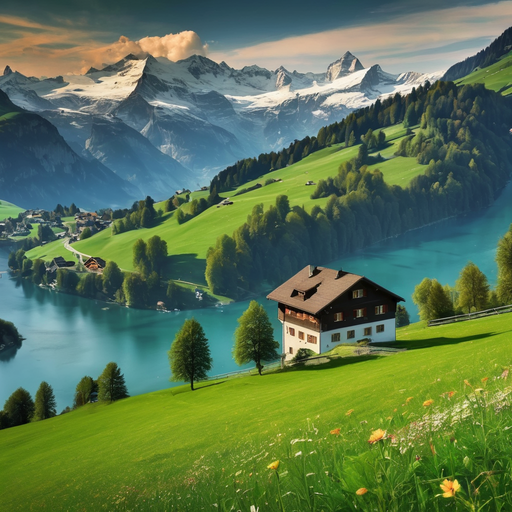
#> input picture TestImage/Image.png, 512 x 512 px
$ python Q3_Answer.py
#> lines starting #> are read from the running program, lines starting #| are printed output that depends on the picture
"""
EG/2019/3774
Weerawanni W.M.C.R.
"""

from PIL import Image
import cv2
import numpy as np

def main():
    #Here image is reading from the TestImage folder
    FILE_PATH = "TestImage/Image.png"
    image = Image.open(FILE_PATH)
#> image is the input picture: PIL image 512x512 RGB; mean R, G, B 90.6, 116.3, 81.2

    #Rotate the image by 45 degrees & 90 degrees
    rotatedImage_45 = image.rotate(45, expand=True)  # Use expand=True to avoid cropping
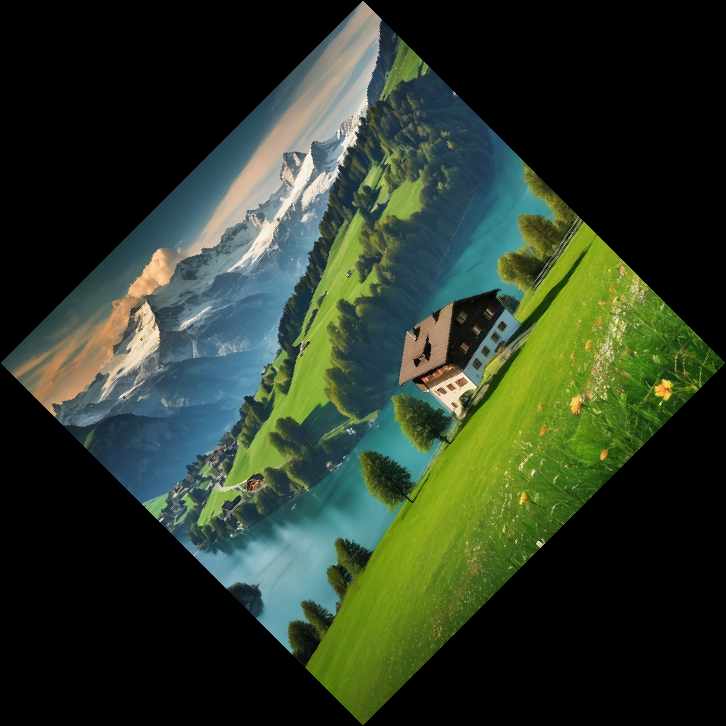
#> rotatedImage_45: PIL image 726x726 RGB; mean R, G, B 45.1, 58, 40.5
    rotatedImage_90 = image.rotate(90, expand=True)  # Use expand=True to avoid cropping
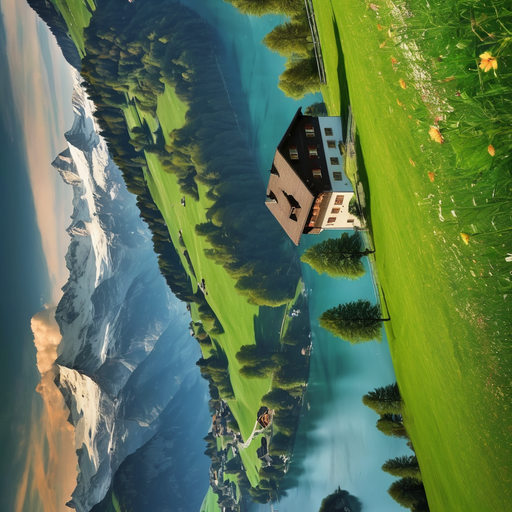
#> rotatedImage_90: PIL image 512x512 RGB; mean R, G, B 90.6, 116.3, 81.2

    #Here saving the rotated images
    rotatedImage_45.save('Results/Q3/Img_rotated_45.jpg')
    rotatedImage_90.save('Results/Q3/Img_rotated_90.jpg')

    #Here displaying the rotated images
    cv2.imshow('Rotated 45 Degrees', cv2.cvtColor(np.array(rotatedImage_45), cv2.COLOR_RGB2BGR))
    cv2.imshow('Rotated 90 Degrees', cv2.cvtColor(np.array(rotatedImage_90), cv2.COLOR_RGB2BGR))

    cv2.waitKey(0)
    cv2.destroyAllWindows()


if __name__ == "__main__":
    main()
